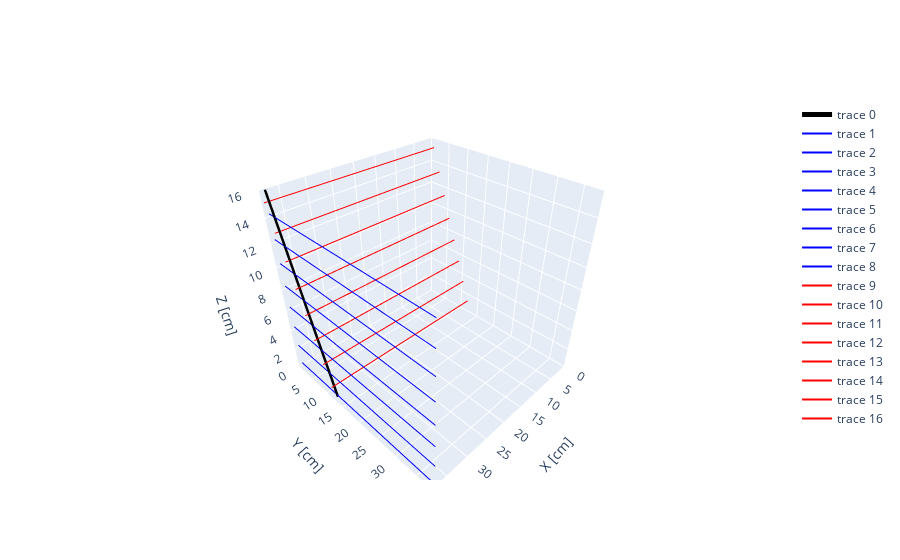

Notebook code for this chart:
### Code cell
from track import Track
from time_correction import*
Hx=[]
Hy=[]
for number_hits in range(8):
    Hx.append(Hit([24,8-number_hits],1,0,1000,0.0))#(coord, is_sidex, timestamp, timestamp_event, value)
    Hy.append(Hit([number_hits+1,8-number_hits],0,0,1000,0.0))
Tx = Track(Hx)
Ty = Track(Hy)
T = Track3D(Tx,Ty)
T.show()

T_fiber_corrected = copy.deepcopy(T)
T_electronic_corrected = copy.deepcopy(T)
time_correction_fiber(T_fiber_corrected)
time_correction_electronics(T_electronic_corrected)

# recover the corrected stamps
heightsx = []
heightsy = []
s_nocorr = []
s_ecorr = []
s_fibcorr = []

for h in T_fiber_corrected.x.hits:# + T_fiber_corrected.y.hits:
    heightsx.append(h.get_pos()[1])
    s_fibcorr.append(h.timestamp)
for h in T_fiber_corrected.y.hits:# + T_fiber_corrected.y.hits:
    heightsy.append(h.get_pos()[1])
    s_nocorr.append(h.timestamp)

plt.figure()
plt.plot(heightsx,s_fibcorr,'gx')
plt.plot(heightsy,s_nocorr, 'r+')
plt.grid()
plt.xlabel("Height [cm]")
plt.ylabel("Timestamp [cs]")
plt.legend(["x","y"])

### Figure 1 — Plotly figure (JSON) as saved in the notebook; plotly's stock layout.template omitted (floating-point values rounded to 4 significant figures)
{"data": [{"line": {"color": "black", "width": 5}, "mode": "lines", "type": "scatter3d", "x": [37.6, 37.6, 37.6, 37.6, 37.6, 37.6, 37.6, 37.6, 37.6, 37.6, 37.6, 37.6, 37.6, 37.6, 37.6, 37.6, 37.6, 37.6, 37.6, 37.6, 37.6, 37.6, 37.6, 37.6, 37.6, 37.6, 37.6, 37.6, 37.6, 37.6, 37.59, 37.59, 37.59, 37.59, 37.59, 37.59, 37.59, 37.59, 37.59, 37.59, 37.59, 37.59, 37.59, 37.59, 37.59, 37.59, 37.59, 37.59, 37.59, 37.59], "y": [12.37, 12.13, 11.89, 11.64, 11.4, 11.16, 10.91, 10.67, 10.43, 10.19, 9.943, 9.7, 9.457, 9.214, 8.971, 8.728, 8.485, 8.242, 7.999, 7.756, 7.513, 7.27, 7.027, 6.784, 6.541, 6.298, 6.055, 5.812, 5.569, 5.326, 5.083, 4.84, 4.597, 4.354, 4.111, 3.868, 3.625, 3.383, 3.14, 2.897, 2.654, 2.411, 2.168, 1.925, 1.682, 1.439, 1.196, 0.9528, 0.7098, 0.4669], "z": [0, 0.3265, 0.6531, 0.9796, 1.306, 1.633, 1.959, 2.286, 2.612, 2.939, 3.265, 3.592, 3.918, 4.245, 4.571, 4.898, 5.224, 5.551, 5.878, 6.204, 6.531, 6.857, 7.184, 7.51, 7.837, 8.163, 8.49, 8.816, 9.143, 9.469, 9.796, 10.12, 10.45, 10.78, 11.1, 11.43, 11.76, 12.08, 12.41, 12.73, 13.06, 13.39, 13.71, 14.04, 14.37, 14.69, 15.02, 15.35, 15.67, 16]}, {"marker": {"color": "blue", "size": 1}, "mode": "lines", "type": "scatter3d", "x": [37.6, 37.6], "y": [0, 38.4], "z": [14.2, 14.2]}, {"marker": {"color": "blue", "size": 1}, "mode": "lines", "type": "scatter3d", "x": [37.6, 37.6], "y": [0, 38.4], "z": [12.2, 12.2]}, {"marker": {"color": "blue", "size": 1}, "mode": "lines", "type": "scatter3d", "x": [37.6, 37.6], "y": [0, 38.4], "z": [10.2, 10.2]}, {"marker": {"color": "blue", "size": 1}, "mode": "lines", "type": "scatter3d", "x": [37.6, 37.6], "y": [0, 38.4], "z": [8.2, 8.2]}, {"marker": {"color": "blue", "size": 1}, "mode": "lines", "type": "scatter3d", "x": [37.6, 37.6], "y": [0, 38.4], "z": [6.2, 6.2]}, {"marker": {"color": "blue", "size": 1}, "mode": "lines", "type": "scatter3d", "x": [37.6, 37.6], "y": [0, 38.4], "z": [4.2, 4.2]}, {"marker": {"color": "blue", "size": 1}, "mode": "lines", "type": "scatter3d", "x": [37.6, 37.6], "y": [0, 38.4], "z": [2.2, 2.2]}, {"marker": {"color": "blue", "size": 1}, "mode": "lines", "type": "scatter3d", "x": [37.6, 37.6], "y": [0, 38.4], "z": [0.2, 0.2]}, {"marker": {"color": "red", "size": 1}, "mode": "lines", "type": "scatter3d", "x": [0, 38.4], "y": [0.8, 0.8], "z": [15.2, 15.2]}, {"marker": {"color": "red", "size": 1}, "mode": "lines", "type": "scatter3d", "x": [0, 38.4], "y": [2.4, 2.4], "z": [13.2, 13.2]}, {"marker": {"color": "red", "size": 1}, "mode": "lines", "type": "scatter3d", "x": [0, 38.4], "y": [4, 4], "z": [11.2, 11.2]}, {"marker": {"color": "red", "size": 1}, "mode": "lines", "type": "scatter3d", "x": [0, 38.4], "y": [5.6, 5.6], "z": [9.2, 9.2]}, {"marker": {"color": "red", "size": 1}, "mode": "lines", "type": "scatter3d", "x": [0, 38.4], "y": [7.2, 7.2], "z": [7.2, 7.2]}, {"marker": {"color": "red", "size": 1}, "mode": "lines", "type": "scatter3d", "x": [0, 38.4], "y": [8.8, 8.8], "z": [5.2, 5.2]}, {"marker": {"color": "red", "size": 1}, "mode": "lines", "type": "scatter3d", "x": [0, 38.4], "y": [10.4, 10.4], "z": [3.2, 3.2]}, {"marker": {"color": "red", "size": 1}, "mode": "lines", "type": "scatter3d", "x": [0, 38.4], "y": [12, 12], "z": [1.2, 1.2]}], "layout": {"scene": {"aspectmode": "cube", "xaxis": {"range": [0, 38.4], "title": {"text": "X [cm]"}}, "yaxis": {"range": [0, 38.4], "title": {"text": "Y [cm]"}}, "zaxis": {"range": [0, 16], "title": {"text": "Z [cm]"}}}}}
